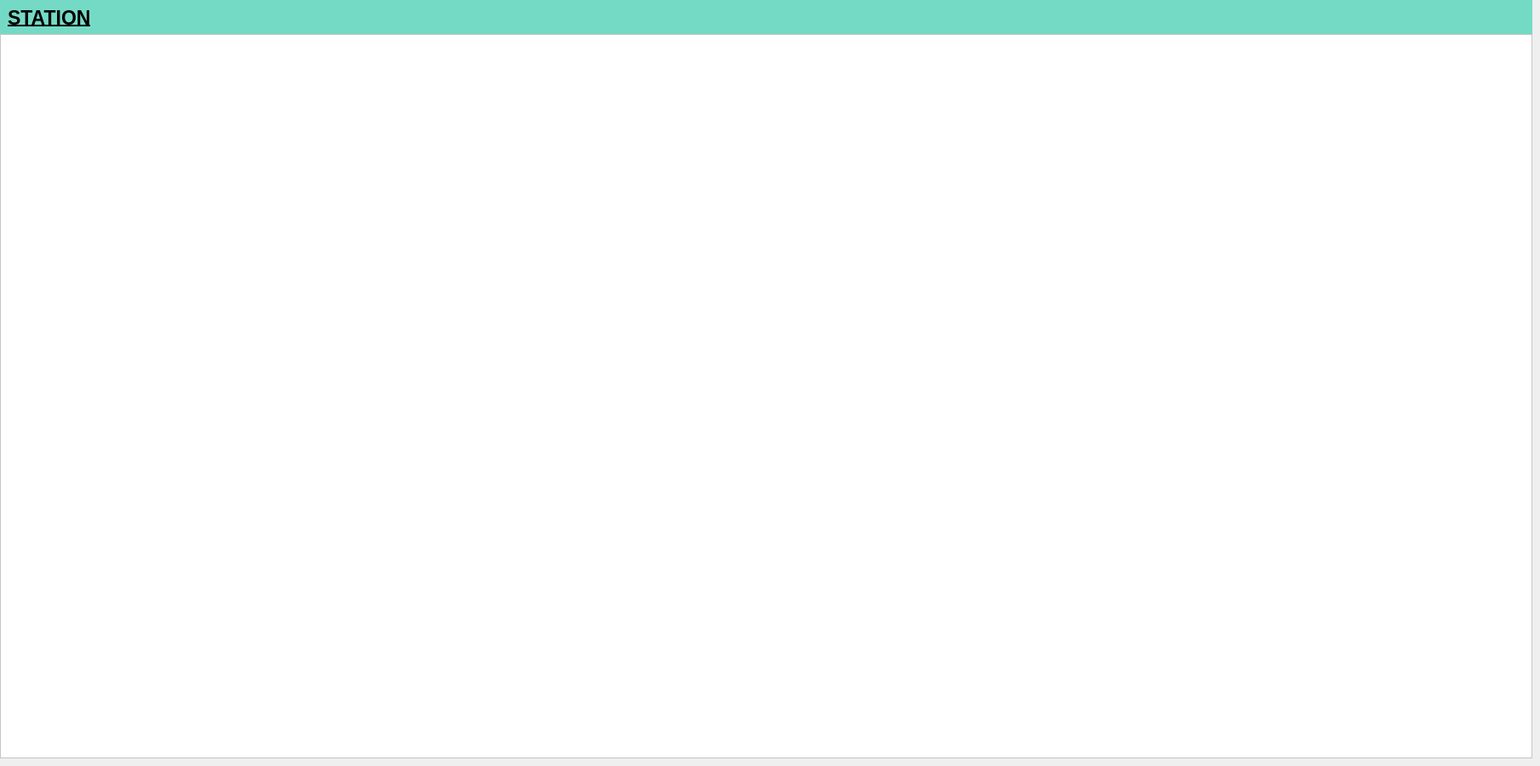
           <widget class="QWidget" name="station_page">
            <widget class="QFrame" name="title_frame_7">
             <property name="geometry">
              <rect>
               <x>0</x>
               <y>0</y>
               <width>1801</width>
               <height>41</height>
              </rect>
             </property>
             <property name="styleSheet">
              <string notr="true">background-color:rgb(116, 218, 198)</string>
             </property>
             <property name="frameShape">
              <enum>QFrame::NoFrame</enum>
             </property>
             <property name="frameShadow">
              <enum>QFrame::Plain</enum>
             </property>
             <property name="lineWidth">
              <number>0</number>
             </property>
             <layout class="QHBoxLayout" name="horizontalLayout_9">
              <item>
               <widget class="QLabel" name="label_36">
                <property name="font">
                 <font>
                  <pointsize>17</pointsize>
                  <bold>true</bold>
                  <underline>true</underline>
                 </font>
                </property>
                <property name="text">
                 <string>STATION</string>
                </property>
               </widget>
              </item>
             </layout>
            </widget>
            <widget class="QFrame" name="frame_17">
             <property name="geometry">
              <rect>
               <x>0</x>
               <y>40</y>
               <width>1801</width>
               <height>851</height>
              </rect>
             </property>
             <property name="styleSheet">
              <string notr="true">background-color: rgb(255, 255, 255);</string>
             </property>
             <property name="frameShape">
              <enum>QFrame::StyledPanel</enum>
             </property>
             <property name="frameShadow">
              <enum>QFrame::Raised</enum>
             </property>
            </widget>
           </widget>
